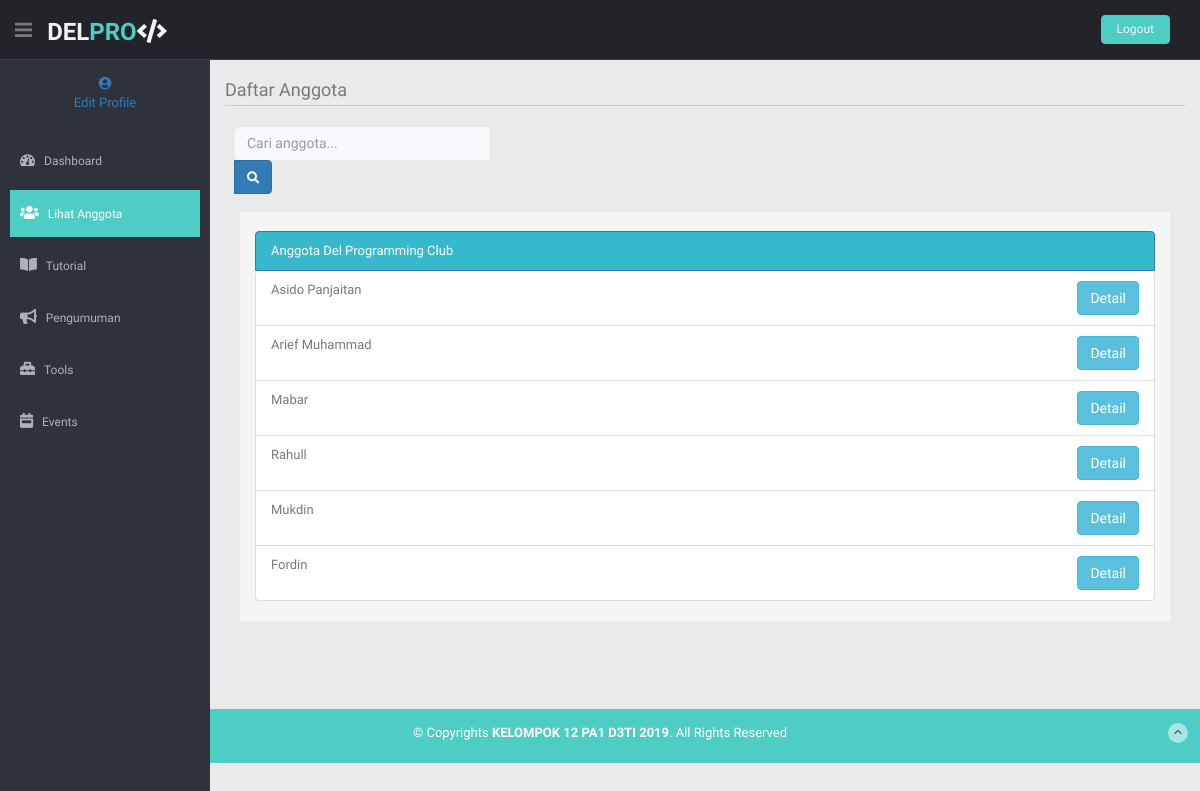
Screenshot of /index.php/anggota/DaftarAnggota with the database file from the repository.
### tables this page shows
CREATE TABLE `user` (
  `nim` varchar(50) NOT NULL,
  `password` varchar(20) NOT NULL,
  `email` varchar(255) NOT NULL,
  `role_id` int(1) NOT NULL,
  `prodi` varchar(50) NOT NULL,
  `nama` varchar(50) NOT NULL,
  `user_id` int(11) NOT NULL,
  `motivasi` text NOT NULL,
  `foto` varchar(500) NOT NULL,
  `angkatan` varchar(50) NOT NULL
);

### application/controllers/Anggota.php (called while the page is built, shortened)
<?php
class Anggota extends CI_Controller
{
    public function __construct()
    {
        $this->load->library('form_validation');
    }
    public function DaftarAnggota()
    {
        $this->load->model('m_cari');
        $member['title'] = "Daftar Anggota";
        $member['user'] = $this->db->get_where('user', ['email' => $this->session->userdata('email')])->row_array();
        $member['Anggota'] = $this->db->get('user')->result_array();
        $this->load->view('Anggota/DaftarAnggota', $member);
    }
}

### index.php (called while the page is built, shortened)
<?php
require_once BASEPATH.'core/CodeIgniter.php';

### application/views/Anggota/DaftarAnggota.php (the view, shortened to what this page needs)
<!DOCTYPE html>
<html lang="en">
<head>
    <link href="<?= base_url('assets'); ?>/vendor/fontawesome-free/css/all.min.css" rel="stylesheet" type="text/css">
    <link href="<?= base_url('assets'); ?>/css/sb-admin-2.min.css" rel="stylesheet">
    <link href="css/sb-admin-2.min.css" rel="stylesheet">
    <link href="vendor/fontawesome-free/css/all.min.css" rel="stylesheet" type="text/css">
    <link href="vendor/css/sb-admin-2.min.css" rel="stylesheet">
    <link rel="stylesheet" href="<?= base_url('assets'); ?>/bootstrap.min.css">
    <link href="<?= base_url('assets') ?>/anggota/lib/bootstrap/css/bootstrap.min.css" rel="stylesheet">
    <link href="<?= base_url('assets') ?>/anggota/lib/font-awesome/css/font-awesome.css" rel="stylesheet" />
    <link rel="<?= base_url('assets') ?>/anggota/stylesheet" type="text/css" href="css/zabuto_calendar.css">
    <link rel="<?= base_url('assets') ?>/anggota/stylesheet" type="text/css" href="lib/gritter/css/jquery.gritter.css" />
    <link href="<?= base_url('assets') ?>/anggota/css/style.css" rel="stylesheet">
    <link href="<?= base_url('assets') ?>/anggota/css/style-responsive.css" rel="stylesheet">
</head>
<body id="page-top">
    <section id="container">
        <header class="header black-bg">
            <div class="sidebar-toggle-box">
                <div class="fa fa-bars tooltips" data-placement="right" data-original-title="Toggle Navigation"></div>
            </div>
            <a href="<?= base_url('Anggota') ?>" class="logo"><b>DEL<span>PRO</span><i class="fas fa-code"></i></b></a>
            <div class="top-menu">
                <ul class="nav pull-right top-menu">
                    <li><a class="logout" href="<?= base_url('Anggota/logout') ?>">Logout</a></li>
                </ul>
            </div>
        </header>
        <aside>
            <div id="sidebar" class="nav-collapse ">
                <ul class="sidebar-menu" id="nav-accordion">
                    <p class="centered"><a href="<?= base_url(); ?>Anggota/edit_profile/<?= $user['nim'] ?>"><i width="80" class="fas fa-user-circle img-circle"></i> <br> Edit Profile</a></p>
                    <li class="mt">
                        <a href="<?= base_url('Anggota/halaman_anggota'); ?>">
                            <i class="fa fa-dashboard"></i>
                            <span>Dashboard</span>
                        </a>
                    </li>
                    <li class="sub-menu">
                        <a class="active" href="<?= base_url('Anggota/DaftarAnggota') ?>">
                            <i class="fas fa-users"></i> <span>Lihat Anggota</span>
                        </a>
                    </li>
                    <li class="sub-menu">
                        <a href="<?= base_url('Anggota/lihattutorial') ?>">
                            <i class="fas fa-book-open"></i> <span>Tutorial</span>
                        </a>
                    </li>
                    <li class="sub-menu">
                        <a href="<?= base_url('Anggota/lihatpengumuman') ?>">
                            <i class="fas fa-bullhorn"></i> <span>Pengumuman</span>
                        </a>
                    </li>
                    <li class="sub-menu">
                        <a href="<?= base_url('Anggota/DaftarTools') ?>">
                            <i class="fas fa-toolbox"></i> <span>Tools</span>
                        </a>
                    </li>
                    <li class="sub-menu">
                        <a href="<?= base_url('Anggota/DaftarPerlombaan') ?>">
                            <i class="fas fa-calendar-week"></i> <span>Events</span>
                        </a>
                    </li>
            </div>
        </aside>
        <section id="main-content">
            <section class="wrapper">
                <div class="row">
                    <div class="col-lg-12 main-chart">
                        <div class="border-head">
                            <h3>Daftar Anggota</h3>
                        </div>
                        <div class="">
                            <form class="d-none d-sm-inline-block form-inline mr-auto ml-md-3 my-2 my-md-0 mw-100 navbar-search" method="post">
                                <div class="input-group">
                                    <input type="text" name="carianggota" class="form-control bg-light border-0 small" placeholder="Cari anggota..." aria-label="Search" aria-describedby="basic-addon2">
                                    <div class="input-group-append">
                                        <button class="btn btn-primary" type="submit">
                                            <i class="fas fa-search fa-sm"></i>
                                        </button>
                                    </div>
                                </div>
                            </form>
                            <div class="col-md-12">
                                <br>
                                <div class="message-p">
                                    <br>
                                    <div class="list-group">
                                        <div class="col-md-12">
                                            <a href="#" class="list-group-item list-group-item-action active bg-info">
                                                Anggota Del Programming Club
                                            </a>
                                            <ul class="list-group">
                                                <?php foreach ($Anggota as $Gota) : ?>
                                                    <?php if ($Gota['role_id'] != 3) { ?>
                                                        <li class="list-group-item"><?= $Gota['nama']; ?>
                                                            <a href="<?= base_url(); ?>Anggota/Detail/<?= $Gota['nim']; ?>" class="btn btn-info float-right">Detail</a></li>
                                                    <?php } ?>
                                                <?php endforeach; ?>
                                            </ul>
                                        </div>
                                    </div>
                                </div>
                            </div>
                        </div>
                    </div>
                    <div class="row">
                        <div class="col-md-4 mb">
                        </div>
                        <div class="col-md-4 mb">
                        </div>
                    </div>
                    <div class="col-md-4 mb">
                    </div>
                </div>
                <div class="row">
                    <div class="col-lg-4 col-md-4 col-sm-4 mb">
                    </div>
                    <div class="col-lg-4 col-md-4 col-sm-4 mb">
                    </div>
                    <div class="col-md-4 col-sm-4 mb">
                    </div>
                </div>
                <div class="col-lg-3">
                </div>
            </section>
        </section>
        <footer class="site-footer">
            <div class="text-center">
                <p>
                    &copy; Copyrights <strong>KELOMPOK 12 PA1 D3TI 2019</strong>. All Rights Reserved
                </p>
                <a href="index.html#" class="go-top">
                    <i class="fa fa-angle-up"></i>
                </a>
            </div>
        </footer>
    </section>
</body>
</html>

### assets/anggota/css/style.css (style rules this page uses)
body { color: #797979; background: #eaeaea; font-family: 'Ruda', sans-serif; padding: 0px !important; margin: 0px !important; font-size:13px; }
ul li { list-style: none; }
a, a:hover, a:focus { text-decoration: none; outline: none; }
#container { width: 100%; height: 100%; }
.centered { text-align: center; }
.mt { margin-top: 25px; }
.mb { margin-bottom: 25px; }
ul.top-menu > li > .logout { color: #f2f2f2; font-size: 12px; border-radius: 4px; -webkit-border-radius: 4px; border: 1px solid #64c3c2 !important; padding: 5px 15px; margin-right: 15px; background: #4ECDC4; margin-top: 15px; }
#sidebar { width: 210px; height: 100%; position: fixed; background: #2f323a; }
#sidebar ul li { position: relative; }
ul.sidebar-menu , ul.sidebar-menu li ul.sub { margin: -2px 0 0; padding: 0; }
ul.sidebar-menu { margin-top: 75px; }
ul.sidebar-menu li { margin-bottom: 5px; margin-left:10px; margin-right:10px; }
ul.sidebar-menu li.sub-menu { line-height: 15px; }
ul.sidebar-menu li a span { display: inline-block; }
ul.sidebar-menu li a { color: #aeb2b7; text-decoration: none; display: block; padding: 15px 0 15px 10px; font-size: 12px; outline: none; -webkit-transition: all 0.3s ease; -moz-transition: all 0.3s ease; -o-transition: all 0.3s ease; -ms-transition: all 0.3s ease; transition: all 0.3s ease; }
ul.sidebar-menu li a.active, ul.sidebar-menu li a:hover, ul.sidebar-menu li a:focus { background: #4ECDC4; color: #fff; display: block; -webkit-transition: all 0.3s ease; -moz-transition: all 0.3s ease; -o-transition: all 0.3s ease; -ms-transition: all 0.3s ease; transition: all 0.3s ease; }
ul.sidebar-menu li a i { font-size: 15px; padding-right: 6px; }
ul.sidebar-menu li a.active i { color: #fff; }
#main-content { margin-left: 210px; }
.header, .footer { min-height: 60px; padding: 0 15px; }
.header { position: fixed; left: 0; right: 0; z-index: 1002; }
.black-bg { background: #22242a; border-bottom: 1px solid #393d46; }
.wrapper { display: inline-block; margin-top: 60px; padding-left: 15px; padding-right: 15px; padding-bottom: 15px; padding-top: 0px; width: 100%; }
a.logo { font-size: 24px; color: #f2f2f2; float: left; margin-top: 15px; text-transform: uppercase; }
a.logo b { font-weight: 900; }
a.logo span { color: #4ECDC4; }
#top_menu .nav > li, ul.top-menu > li { float: left; }
ul.top-menu > li > a { color: #666666; font-size: 16px; border-radius: 4px; -webkit-border-radius: 4px; border:1px solid #666666 !important; padding: 2px 6px; margin-right: 15px; }
.sidebar-toggle-box { float: left; padding-right: 15px; margin-top: 20px; }
.sidebar-toggle-box .fa-bars { cursor: pointer; display: inline-block; font-size: 20px; }
.main-chart { padding-top: 20px; }
.border-head h3 { border-bottom: 1px solid #c9cdd7; margin-top: 0; margin-bottom: 20px; padding-bottom: 5px; font-weight: normal; font-size: 18px; display: inline-block; width: 100%; font-weight: 300; }
.message-p { background: #f5f5f5; }
.site-footer { background: #4ECDC4; color: #fff; padding: 15px 0; }
.site-footer p { margin-bottom: 5px; }
.go-top { margin-right: 1%; margin-top: -25px; float: right; background: rgba(255,255,255,.5); width: 20px; height: 20px; border-radius: 50%; -webkit-border-radius: 50%; }
.go-top i { color: #2A3542; }

### rows the page displays
user: nama "Asido Panjaitan"
user: nama "Arief Muhammad"
user: nama "Mabar"
user: nama "Rahull"
user: nama "Mukdin"
user: nama "Fordin"
